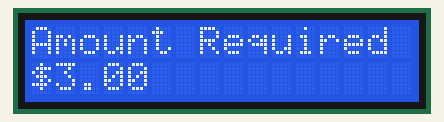
Bench run of a sketch on a simulated Arduino Uno, built with avr-gcc and run on an emulated ATmega328P. On the bench: 16×2 character LCD.

Above: at 0.1 s.
At 2.7 s:
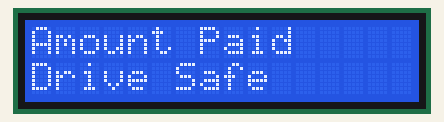

The sketch:

LCD_Display.ino
```cpp
#include <LiquidCrystal_I2C.h>

#include <Wire.h>;

LiquidCrystal_I2C lcd1(0x27, 16, 2);

void setup() {
lcd1.begin();
lcd1.backlight();
}

void loop() {
lcd1.setCursor(0,0);
lcd1.print("Amount Required");

lcd1.setCursor(0,1);
lcd1.print("$3.00");

delay(2500);

lcd1.clear();
lcd1.setCursor(0,0);
lcd1.print("Amount Paid");
lcd1.setCursor(0,1);
lcd1.print("Drive Safe");
delay(2000);
lcd1.clear();
}
```

Measured:
- what the display in image 1 shows lasts 2.0 s, from 2.6 s to 4.6 s
